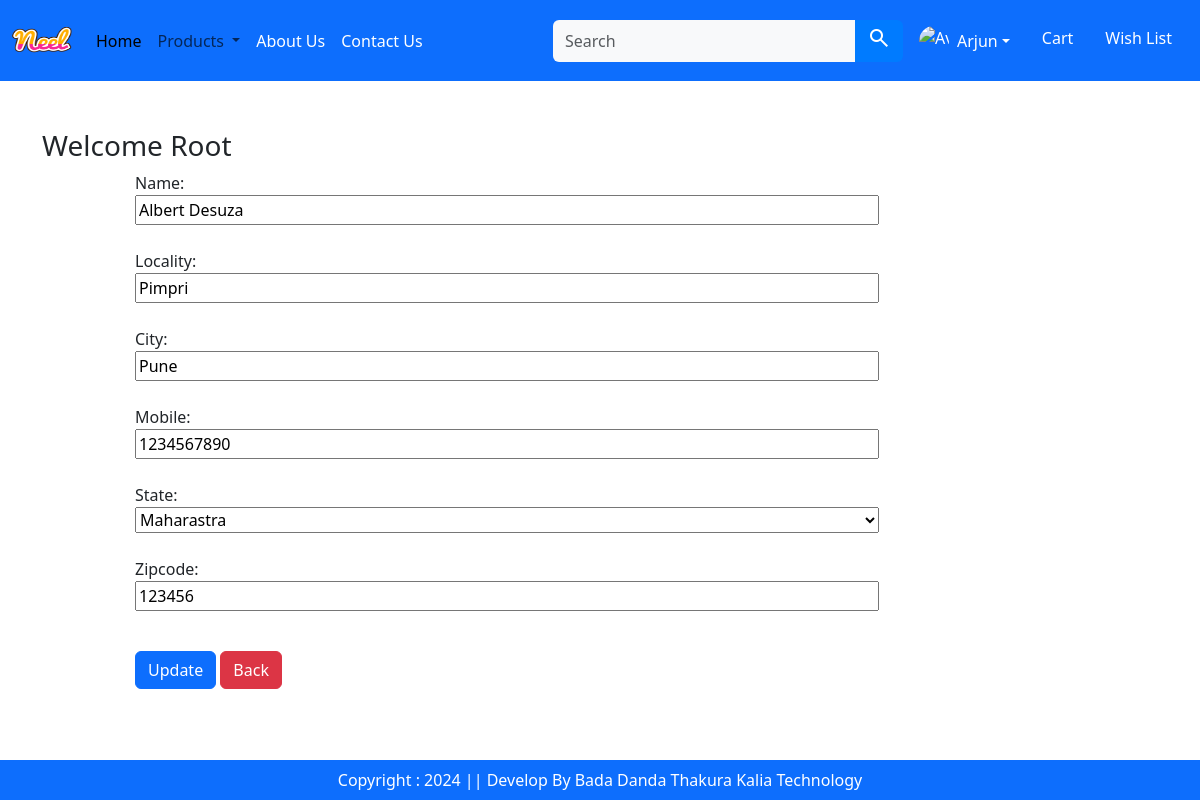
Screenshot of /updateAddress/1 (signed in) with the database file from the repository.
### commapp/models.py (models this page shows, shortened)
class Customer(models.Model):
    user = models.ForeignKey(User,on_delete=models.CASCADE)
    name = models.CharField(max_length=200)
    locality = models.CharField(max_length=200)
    city = models.CharField(max_length=50)
    mobile = models.IntegerField(default=0)
    zipcode = models.IntegerField()
    state = models.CharField(choices=STATE_CHOICES,max_length=100)

### commapp/views.py (the view, shortened to what this page needs)
# urls.py: path('updateAddress/<int:pk>', views.updateAddress.as_view(), name='updateAddress'),
class updateAddress(View):
    def get(self,request,pk):
        add = Customer.objects.get(pk=pk)
        form = CustomerProfileForm(instance=add)
        return render(request, 'updateAddress.html',locals())

### commapp/forms.py
class CustomerProfileForm(forms.ModelForm):
    class Meta:
        model = Customer
        fields=['name','locality','city','mobile','state','zipcode']
        widget={
            'name':forms.TextInput(attrs={'class':'form-control'}),
            'locality':forms.TextInput(attrs={'class':'form-control'}),
            'city':forms.TextInput(attrs={'class':'form-control'}),
            'mobile':forms.NumberInput(attrs={'class':'form-control'}),
            'state':forms.Select(attrs={'class':'form-control'}),
            'zipcode':forms.NumberInput(attrs={'class':'form-control'}),
        }

### commapp/templates/updateAddress.html (shortened to what this page needs)
{% extends "base.html" %}
{% load static %}
{% block main-content %}
    <div class="container my-5" >
        <div class="row">
            <h3>Welcome <span class="text-capitalize">{{request.user}}</span></h3>
        </div>
        <div class="col-sm-8 offset-sm-1" >
            <form action="" method="post" style="display:flex;flex-direction:column;width:100%">
                {% for fm in form %}
                    {{fm.label_tag}} {{fm}} <small class="terxt-danger">{{fm.errors|striptags}}</small><br>
                {% endfor %}
                <div class="col-12 mt-3">
                    <button type="submit" class="btn btn-primary">Update</button>
                    <a href="{% url 'address' %}" type="button" class="btn btn-danger">Back</a>
                </div>
            </form>
        </div>
    </div>
{% endblock main-content %}

### rows the page displays
Customer: form "Albert Desuza" "Pimpri" "Pune" "1234567890" "Maharastra" "123456"

### other values shown
{{ request.user }} "Root"
{{ fm.label_tag }} "Name:" "Locality:" "City:" "Mobile:" "State:" "Zipcode:"
